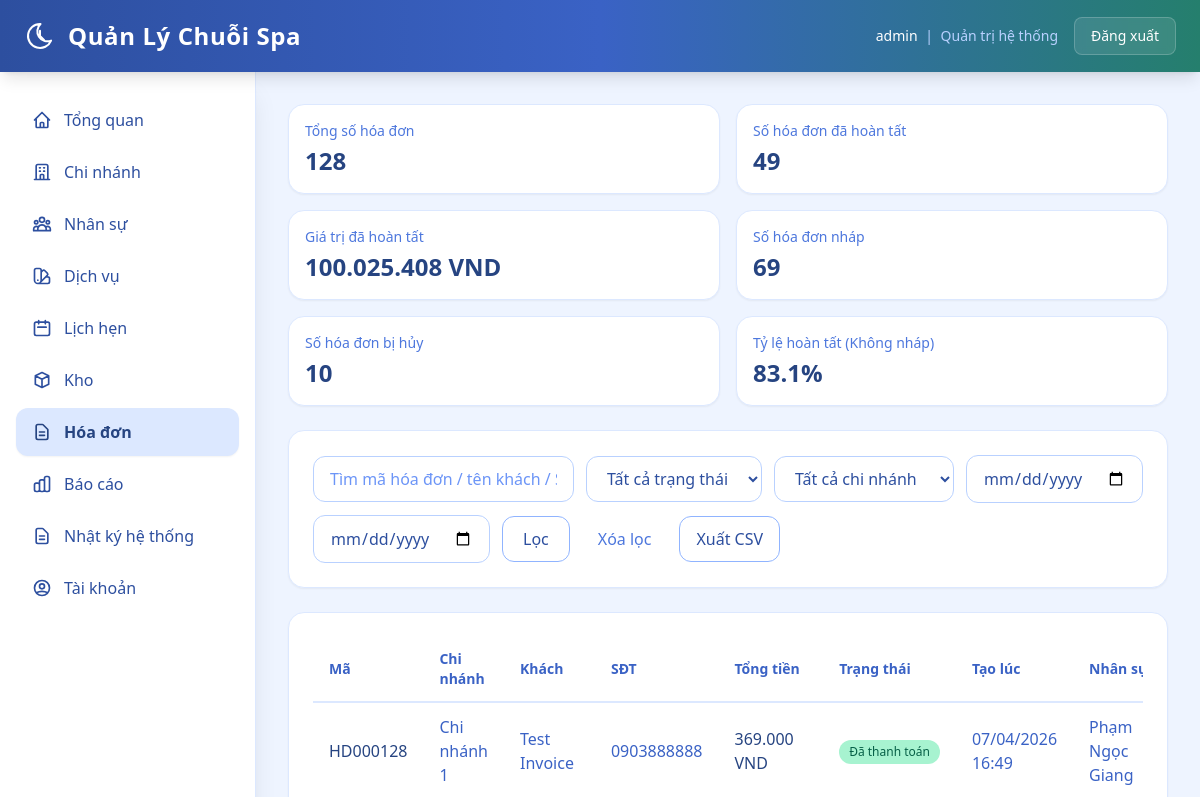
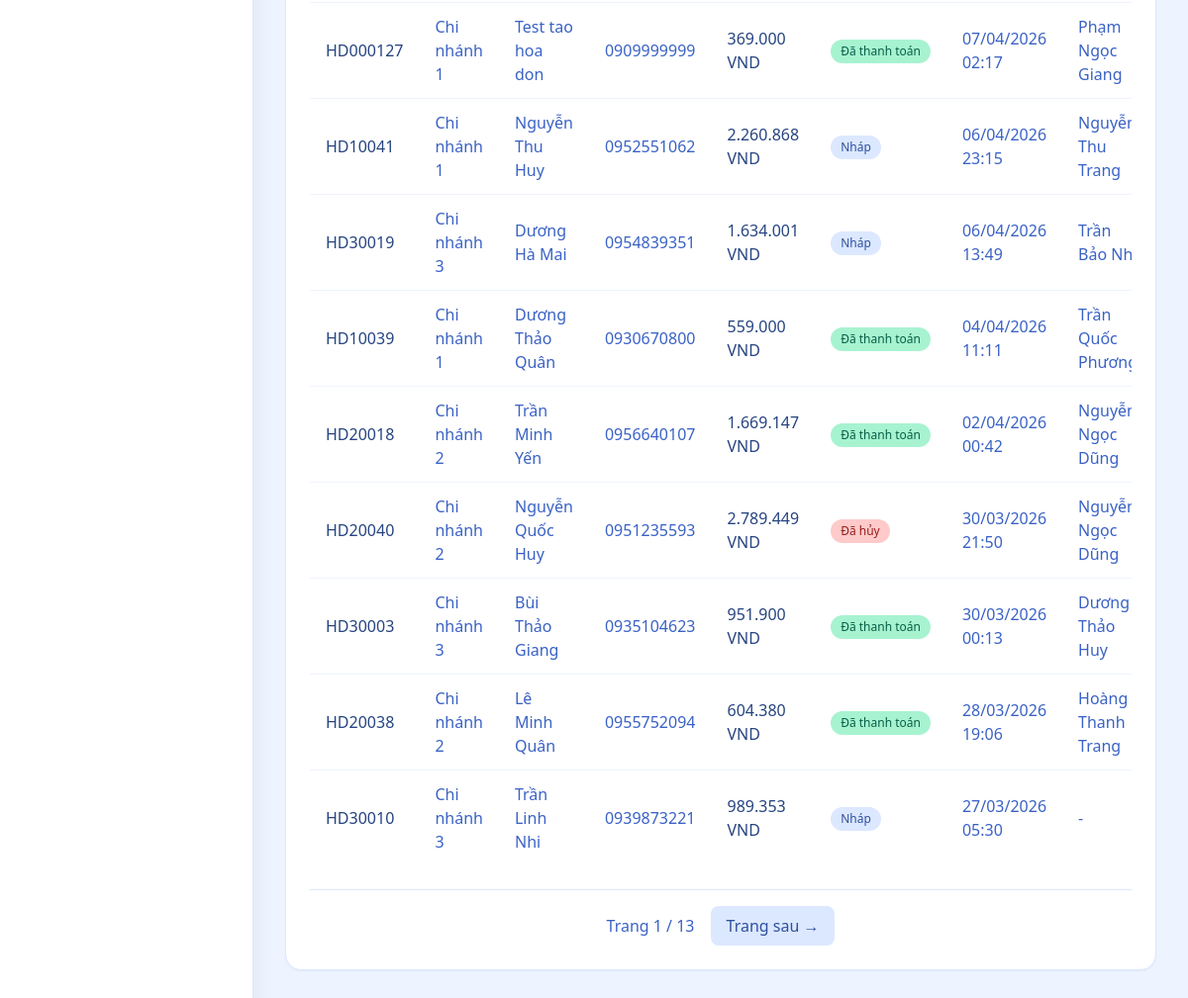
/web/invoices (signed in), run on an earlier commit of the app's database (2 pictures, top to bottom).
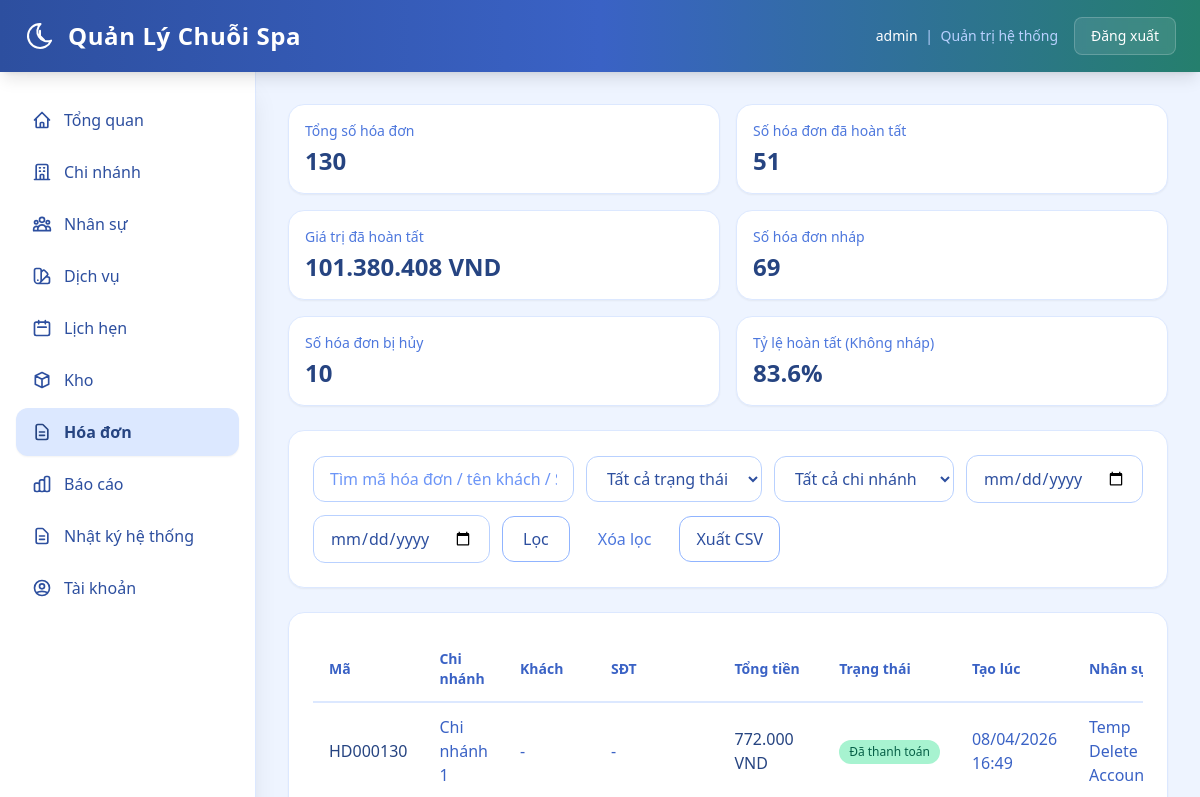
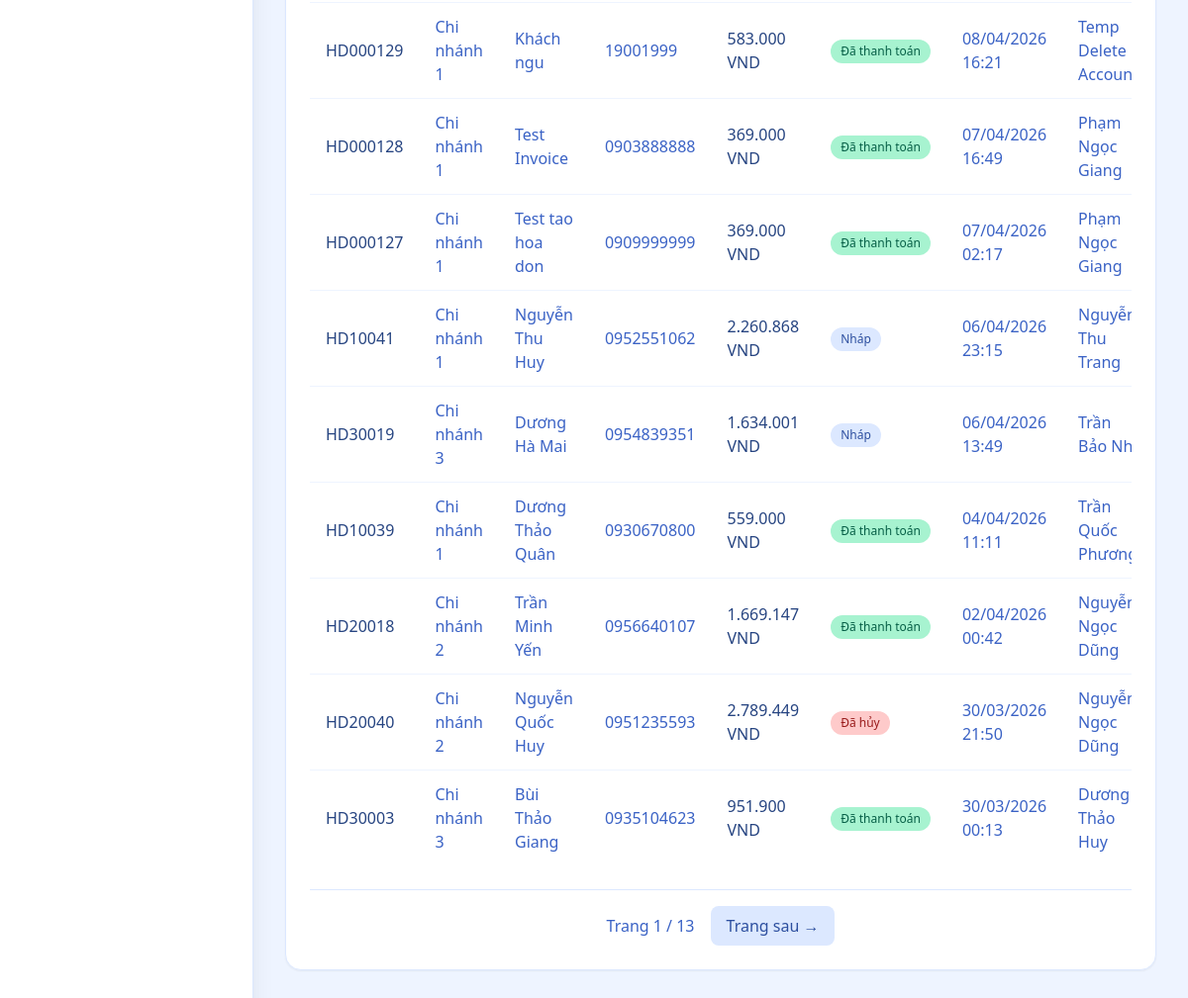
And on a later commit of the database (2 pictures, top to bottom).
### backend/models.py (models this page shows)
class TimestampMixin:
    created_at = db.Column(db.DateTime, nullable=False, default=datetime.utcnow)
    updated_at = db.Column(
        db.DateTime,
        nullable=False,
        default=datetime.utcnow,
        onupdate=datetime.utcnow,
    )

class Invoice(db.Model, TimestampMixin):
    __tablename__ = "invoices"
    id = db.Column(db.Integer, primary_key=True)
    code = db.Column(db.String(32), nullable=False, unique=True, index=True)
    branch_id = db.Column(db.Integer, db.ForeignKey("branches.id"), nullable=False, index=True)
    staff_id = db.Column(db.Integer, db.ForeignKey("staffs.id"), nullable=True, index=True)
    customer_name = db.Column(db.String(255), nullable=True)
    customer_phone = db.Column(db.String(32), nullable=True)
    subtotal_amount = db.Column(db.Numeric(12, 2), nullable=False, default=0)
    discount_amount = db.Column(db.Numeric(12, 2), nullable=False, default=0)
    total_amount = db.Column(db.Numeric(12, 2), nullable=False, default=0)
    status = db.Column(db.String(32), nullable=False, default="draft", index=True)
    note = db.Column(db.String(500), nullable=True)
    canceled_reason = db.Column(db.String(500), nullable=True)
    canceled_at = db.Column(db.DateTime, nullable=True)
    last_action_by = db.Column(db.String(64), nullable=True)
    branch = db.relationship("Branch", lazy="joined")
    staff = db.relationship("Staff", lazy="joined")
    items = db.relationship("InvoiceItem", back_populates="invoice", cascade="all,delete-orphan")

class Branch(db.Model, TimestampMixin):
    __tablename__ = "branches"
    id = db.Column(db.Integer, primary_key=True)
    branch_code = db.Column(db.String(16), nullable=True, unique=True, index=True)
    name = db.Column(db.String(255), nullable=False, unique=True)
    address = db.Column(db.String(500), nullable=True)
    phone = db.Column(db.String(32), nullable=True, unique=True)
    manager_name = db.Column(db.String(255), nullable=True)
    manager_staff_id = db.Column(db.Integer, db.ForeignKey("staffs.id"), nullable=True, index=True)
    status = db.Column(db.String(32), nullable=False, default="active")
    manager_staff = db.relationship("Staff", foreign_keys=[manager_staff_id], lazy="joined")

class Staff(db.Model, TimestampMixin):
    __tablename__ = "staffs"
    id = db.Column(db.Integer, primary_key=True)
    branch_id = db.Column(db.Integer, db.ForeignKey("branches.id"), nullable=False, index=True)
    full_name = db.Column(db.String(255), nullable=False)
    phone = db.Column(db.String(32), nullable=True, unique=True, index=True)
    title = db.Column(db.String(64), nullable=True)
    status = db.Column(db.String(32), nullable=False, default="active")
    start_date = db.Column(db.Date, nullable=True)
    note = db.Column(db.String(500), nullable=True)
    branch = db.relationship("Branch", foreign_keys=[branch_id], lazy="joined")

### backend/web_modules/hoa_don.py (the view)
@web_bp.get("/invoices")
@roles_required("super_admin", "branch_manager", "receptionist")
def invoices():
    scope_ids = get_current_branch_scope()
    if not scope_ids:
        return redirect(url_for("web.dashboard"))
    filters = build_invoice_filters(scope_ids)
    base_query = Invoice.query.filter(Invoice.branch_id.in_(scope_ids))
    filtered_query = apply_invoice_filters(base_query, filters)
    kpi = calc_kpi(filtered_query)
    pager = paginate(
        filtered_query.order_by(Invoice.created_at.desc(), Invoice.id.desc()),
        page=filters["page"],
        per_page=10,
    )
    branch_options = Branch.query.filter(Branch.id.in_(scope_ids)).order_by(Branch.name.asc()).all()
    branch_map = {row.id: row.name for row in branch_options}
    if filters["selected_branch_id"]:
        scope_label = branch_map.get(filters["selected_branch_id"], "Chi nhánh")
    else:
        scope_label = "Tất cả chi nhánh" if g.web_user.is_super_admin else branch_map.get(g.active_branch_id, "Chi nhánh")
    selected_invoice = None
    if filters["view_id"]:
        selected_invoice = Invoice.query.filter(
            Invoice.id == filters["view_id"],
            Invoice.branch_id.in_(scope_ids),
        ).first()
    operator_branch_id = g.active_branch_id if g.active_branch_id in scope_ids else scope_ids[0]
    operator_staff = resolve_operator_staff(operator_branch_id)
    service_rows = (
        Service.query.filter_by(branch_id=operator_branch_id, status="active").order_by(Service.name.asc()).all()
        if operator_branch_id
        else []
    )
    can_select_staff = g.web_user.role == "branch_manager"
    if operator_branch_id and can_select_staff:
        staff_rows = list_staff_candidates_for_invoice(operator_branch_id, operator_staff)
    elif operator_staff:
        staff_rows = [operator_staff]
    else:
        staff_rows = []
    can_export_csv = g.web_user.role in {"super_admin", "branch_manager"}
    can_create_invoice = g.web_user.role in {"branch_manager", "receptionist"}
    can_void_invoice = g.web_user.role == "branch_manager"
    if g.web_user.role != "branch_manager" and operator_staff is None:
        can_create_invoice = False
    operator_staff_label = "Chưa liên kết nhân sự"
    if operator_staff:
        display_name = parse_text(operator_staff.full_name) or g.web_user.username
        operator_staff_label = f"{display_name} - NV{operator_staff.id}"
    return render_template(
        "web/invoices.html",
        invoice_rows=pager.items,
        pager=pager,
        branch_options=branch_options,
        selected_invoice=selected_invoice,
        scope_label=scope_label,
        filters=filters,
        kpi=kpi,
        is_super_admin=g.web_user.is_super_admin,
        can_export_csv=can_export_csv,
        can_create_invoice=can_create_invoice,
        can_void_invoice=can_void_invoice,
        service_rows=service_rows,
        staff_rows=staff_rows,
        can_select_staff=can_select_staff,
        operator_staff=operator_staff,
        operator_staff_label=operator_staff_label,
    )

### backend/models.py (called while the page is built)
    @property
    def is_super_admin(self) -> bool:
        return self.role == "super_admin"

### backend/web.py (called while the page is built)
def parse_text(value: str | None) -> str:
    return (value or "").strip()

def parse_int(value):
    try:
        return int(value)
    except (TypeError, ValueError):
        return None

def parse_date(value):
    text = parse_text(value)
    if not text:
        return None
    try:
        return datetime.strptime(text, "%Y-%m-%d").date()
    except ValueError:
        return None

def parse_page(value, default=1):
    page = parse_int(value)
    if page is None or page < 1:
        return default
    return page

def normalize_choice(value, allowed, default):
    text = parse_text(value).lower()
    if text in allowed:
        return text
    return default

def paginate(query, page, per_page=10):
    return query.paginate(page=page, per_page=per_page, error_out=False)

def fmt_money(value):
    return f"{float(value or 0):,.0f} VND".replace(",", ".")

def role_label(role: str) -> str:
    return ROLE_LABELS.get(role, role)

def can_access_menu_for_user(user: User | None, menu_key: str) -> bool:
    if not user:
        return False
    return menu_key in ROLE_MENU_ACCESS.get(user.role, set())

### backend/templates/web/invoices.html (shortened to what the changed rows need)
{% extends "web/base.html" %}
{% block content %}
  {% set invoice_badge = {
    'draft': 'bg-spa-100 text-spa-700',
    'paid': 'bg-emerald-200 text-emerald-800',
    'canceled': 'bg-red-200 text-red-800'
  } %}
  <section class="grid grid-cols-1 sm:grid-cols-2 xl:grid-cols-6 gap-4 mb-6">
    <article class="bg-white rounded-2xl shadow-sm border border-spa-100 p-4">
      <p class="text-sm text-spa-500">Tổng số hóa đơn</p>
      <p class="text-2xl font-bold text-spa-800 mt-1">{{ kpi.total_count }}</p>
    </article>
    <article class="bg-white rounded-2xl shadow-sm border border-spa-100 p-4">
      <p class="text-sm text-spa-500">Số hóa đơn đã hoàn tất</p>
      <p class="text-2xl font-bold text-spa-800 mt-1">{{ kpi.paid_count }}</p>
    </article>
    <article class="bg-white rounded-2xl shadow-sm border border-spa-100 p-4">
      <p class="text-sm text-spa-500">Giá trị đã hoàn tất</p>
      <p class="text-2xl font-bold text-spa-800 mt-1">{{ fmt_money(kpi.completed_value) }}</p>
    </article>
    <article class="bg-white rounded-2xl shadow-sm border border-spa-100 p-4">
      <p class="text-sm text-spa-500">Tỷ lệ hoàn tất (Không nháp)</p>
      <p class="text-2xl font-bold text-spa-800 mt-1">{{ kpi.completion_ratio }}%</p>
    </article>
  </section>
  <section class="bg-white rounded-2xl shadow-sm border border-spa-100 p-6 mb-6">
    <div class="overflow-x-auto">
      <table class="w-full">
        <thead>
          <tr class="border-b-2 border-spa-100">
            <th class="text-left py-3 px-4 text-sm font-semibold text-spa-600">Mã</th>
            <th class="text-left py-3 px-4 text-sm font-semibold text-spa-600">Chi nhánh</th>
            <th class="text-left py-3 px-4 text-sm font-semibold text-spa-600">Khách</th>
            <th class="text-left py-3 px-4 text-sm font-semibold text-spa-600">SĐT</th>
            <th class="text-left py-3 px-4 text-sm font-semibold text-spa-600">Tổng tiền</th>
            <th class="text-left py-3 px-4 text-sm font-semibold text-spa-600">Trạng thái</th>
            <th class="text-left py-3 px-4 text-sm font-semibold text-spa-600">Tạo lúc</th>
            <th class="text-left py-3 px-4 text-sm font-semibold text-spa-600">Nhân sự</th>
          </tr>
        </thead>
        <tbody class="divide-y divide-spa-50">
          {% for row in invoice_rows %}
            <tr class="hover:bg-spa-50/50 transition-colors">
              <td class="py-3 px-4 text-spa-800 font-medium">{{ row.code }}</td>
              <td class="py-3 px-4 text-spa-600">{{ row.branch.name if row.branch else '-' }}</td>
              <td class="py-3 px-4 text-spa-600">{{ row.customer_name or '-' }}</td>
              <td class="py-3 px-4 text-spa-600">{{ row.customer_phone or '-' }}</td>
              <td class="py-3 px-4 text-spa-800 font-medium">{{ fmt_money(row.total_amount) }}</td>
              <td class="py-3 px-4">
                <span class="inline-flex items-center whitespace-nowrap px-2.5 py-0.5 rounded-full text-xs font-medium leading-5 {{ invoice_badge.get(row.status, 'bg-spa-100 text-spa-700') }}">{{ invoice_status_labels.get(row.status, row.status) }}</span>
              </td>
              <td class="py-3 px-4 text-spa-600">{{ row.created_at.strftime('%d/%m/%Y %H:%M') if row.created_at else '-' }}</td>
              <td class="py-3 px-4 text-spa-600">{{ row.staff.full_name if row.staff else '-' }}</td>
            </tr>
          {% else %}
            <tr><td colspan="9" class="py-8 text-center text-spa-400">Không có dữ liệu.</td></tr>
          {% endfor %}
        </tbody>
      </table>
    </div>
  </section>
{% endblock %}

What changed in the data, as far as the page shows it:
no longer on this page (row unchanged): Invoice: code "HD20038", branch "Chi nhánh 2", customer_name "Lê Minh Quân", customer_phone "0955752094", total_amount "604.380 VND", get "Đã thanh toán", created_at "28/03/2026 19:06", staff "Hoàng Thanh Trang"
no longer on this page (row unchanged): Invoice: code "HD30010", branch "Chi nhánh 3", customer_name "Trần Linh Nhi", customer_phone "0939873221", total_amount "989.353 VND", get "Nháp", created_at "27/03/2026 05:30", staff "-"
added Invoice: code "HD000130", branch "Chi nhánh 1", customer_name "-", customer_phone "-", total_amount "772.000 VND", get "Đã thanh toán", created_at "08/04/2026 16:49", staff "Temp Delete…"
added Invoice: code "HD000129", branch "Chi nhánh 1", customer_name "Khách ngu", customer_phone "19001999", total_amount "583.000 VND", get "Đã thanh toán", created_at "08/04/2026 16:21", staff "Temp Delete…"
Also different on the page:
{{ kpi.total_count }}: "128" → "130"
{{ kpi.paid_count }}: "49" → "51"
{{ fmt_money(kpi.completed_value) }}: "100.025.408 VND" → "101.380.408 VND"
{{ kpi.completion_ratio }}: "83.1" → "83.6"
